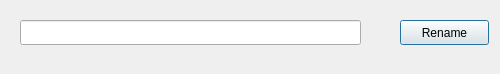
<?xml version="1.0" encoding="UTF-8"?>
<ui version="4.0">
 <class>Rename</class>
 <widget class="QDialog" name="Rename">
  <property name="geometry">
   <rect>
    <x>0</x>
    <y>0</y>
    <width>500</width>
    <height>74</height>
   </rect>
  </property>
  <property name="windowTitle">
   <string>Dialog</string>
  </property>
  <widget class="QPushButton" name="pushButton">
   <property name="geometry">
    <rect>
     <x>400</x>
     <y>20</y>
     <width>89</width>
     <height>25</height>
    </rect>
   </property>
   <property name="text">
    <string>Rename</string>
   </property>
  </widget>
  <widget class="QLineEdit" name="lineEdit">
   <property name="geometry">
    <rect>
     <x>20</x>
     <y>20</y>
     <width>341</width>
     <height>25</height>
    </rect>
   </property>
   <property name="maxLength">
    <number>255</number>
   </property>
  </widget>
 </widget>
 <resources/>
 <connections/>
</ui>
